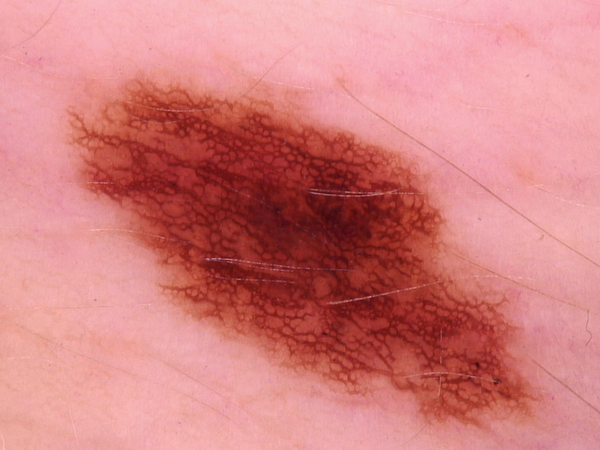
#> input picture Data/Raw/mole.jpg, 600 x 450 px, found by its file name
$ jupyter execute clusteringmultipleimages.ipynb   (shell and % lines are left out)
#> lines starting #> are read from the running program, lines starting #| are printed output that depends on the picture
**CLustering Multiple Images**

In the next step we are going to use this clustering technique to measure the surface area of dermatological features in a set of 3 images. This could be used as a technique to measure features in a large data set that are hard or tedious to quantify.

First we need to load and inspect the images in the same way we did in the previous exercise

[cell 1]
from PIL import Image
import numpy as np
from skimage import io
import matplotlib.pyplot as plt

#image 1
img1  = Image.open("C:/Users/bo24669/OneDrive - University of Bristol/Documents/04. Research Advocate/Stretch/mole.jpg") #make sure to specify your own working directory
#> img1 is the input picture: PIL image 600x450 RGB; mean R, G, B 211.5, 128.1, 127.9
img1 = np.array(img1)
print('Image 1 shape is', img1.shape)
#| Image 1 shape is (450, 600, 3)
print("Image 1 size is", img1.size)
#| Image 1 size is 810000

io.imshow(img1)
plt.show()

#image 2
img2  = Image.open("C:/Users/bo24669/OneDrive - University of Bristol/Documents/04. Research Advocate/Stretch/mole2.jpg") #make sure to specify your own working directory
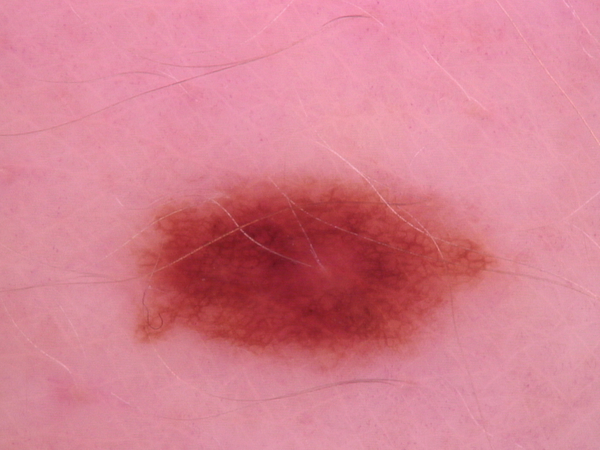
#> input picture Data/Raw/mole2.jpg, 600 x 450 px, found by its file name
#> img2 is the input picture: PIL image 600x450 RGB; mean R, G, B 214.4, 128.7, 144.5
img2 = np.array(img2)
print('Image 2 shape is', img2.shape)
#| Image 2 shape is (450, 600, 3)
print("Image 2 size is", img2.size)
#| Image 2 size is 810000

io.imshow(img2)
plt.show()

#image 3
img3  = Image.open("C:/Users/bo24669/OneDrive - University of Bristol/Documents/04. Research Advocate/Stretch/mole3.jpg") #make sure to specify your own working directory
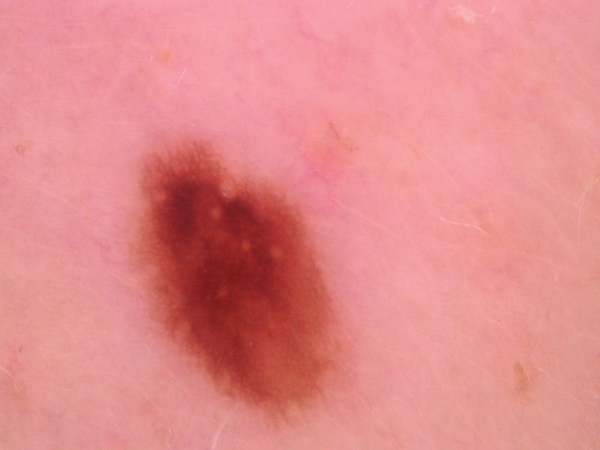
#> input picture Data/Raw/mole3.jpg, 600 x 450 px, found by its file name
#> img3 is the input picture: PIL image 600x450 RGB; mean R, G, B 226.6, 138.8, 139.8
img3 = np.array(img3)
print('Image 3 shape is', img3.shape)
#| Image 3 shape is (450, 600, 3)
print("Image 3 size is", img3.size)
#| Image 3 size is 810000

io.imshow(img3)
plt.show()

We also need to flatten them and convert into a pandas data frames

[cell 2]
from pandas import DataFrame
from matplotlib import colors

#image 1
img1 = np.array(img1, dtype=np.float64) / 255  # Scale values
#> img1: shape (450, 600, 3) float64
w, h, d = original_shape = tuple(img1.shape)  # Get the current shape
#> w = 450; h = 600; d = 3; original_shape = (450, 600, 3)
img1_array = np.reshape(img1, (w * h, d))  # Reshape to to 2D

pixels1 = DataFrame(img1_array, columns=["Red", "Green", "Blue"]) #convert to pandas
#> pixels1 = table of 270000 rows and 3 columns
pixels1["colour"] = [colors.to_hex(p) for p in img1_array] #add colours column
print(pixels1)
#> (printed output is left out)

#image 2
img2 = np.array(img2, dtype=np.float64) / 255  # Scale values
#> img2: shape (450, 600, 3) float64
w, h, d = original_shape = tuple(img2.shape)  # Get the current shape
img2_array = np.reshape(img2, (w * h, d))  # Reshape to to 2D

pixels2 = DataFrame(img2_array, columns=["Red", "Green", "Blue"]) #convert to pandas
#> pixels2 = table of 270000 rows and 3 columns
pixels2["colour"] = [colors.to_hex(p) for p in img2_array] #add colours column
print(pixels2)
#> (printed output is left out)

#image 3
img3 = np.array(img3, dtype=np.float64) / 255  # Scale values
#> img3: shape (450, 600, 3) float64
w, h, d = original_shape = tuple(img3.shape)  # Get the current shape
img3_array = np.reshape(img3, (w * h, d))  # Reshape to to 2D

pixels3 = DataFrame(img3_array, columns=["Red", "Green", "Blue"]) #convert to pandas
#> pixels3 = table of 270000 rows and 3 columns
pixels3["colour"] = [colors.to_hex(p) for p in img3_array] #add colours column
print(pixels3)
#> (printed output is left out)

**Exercise**: At the moment we are loading and editing each image seperately - this can be time consuming with large data sets. How can we make this process faster?

*Answer*: use a loop - incldue example of a for loop

To run the clustering on a set of images we need to stack the data frames into one. We will add a new column to indicate which image the data came from.

[cell 3]
#first we need to add a new column to our data sets to indicate which image they came from
import pandas as pd

pixels1['image'] = '1'
pixels2['image'] = '2'
pixels3['image'] = '3'

pixels = pd.concat([pixels1, pixels2, pixels3], ignore_index = True, axis = 0) #axis 0 indicates stacking verticallu
#> pixels = table of 810000 rows and 5 columns

print(pixels)
#> (printed output is left out)

**Exercise** Explore the data in the same was as the previous exercise. Do you notice anything from the correlations?

We can now run K-means clustering in the same way as before. First by sampling a subset of pixels and assign our cluster centres. In order to compare the size of the dermatological features across the images, we want to measure the pixels that are and aren't dark space. We could try to use 2 clusters for this.

[cell 4]
pixels_sample = pixels.sample(frac=0.05) #look at 5% of the data
#> pixels_sample = table of 40500 rows and 5 columns

from sklearn.cluster import KMeans

kmeans = KMeans(n_clusters=2, n_init="auto").fit(pixels_sample[["Red", "Green", "Blue"]])
plt.imshow([kmeans.cluster_centers_])
plt.show()
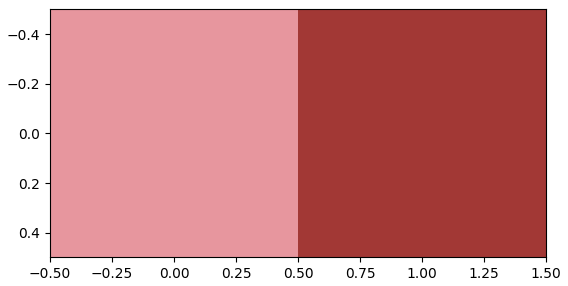
#> figure drawn by matplotlib, 1 panel

In the same way as before see how it looks compared to the original image. Does two clusters sufficiently define the dark areas. **NOTE** *Could make this an exercise?*

We can now run our clustering with our whole data set.

[cell 5]
labels = kmeans.predict(pixels[["Red", "Green", "Blue"]])
labels

Now we have used the clustering algorithm to cluster pixels into dark and light areas, we can manipulate our data frame to compare the size of the features in the images.

First we want to add the clustering array to the pandas data frame

[cell 6]
#add the clustering array as a new column

pixels['cluster'] = labels.tolist()
print(pixels)
#> (printed output is left out)

We can then plot the amount of dark space for each image

[cell 7]
# Filter only rows where cluster == 0
pixels_fil = pixels[pixels["cluster"] == 1]
#> pixels_fil = table of 162723 rows and 6 columns

# Count occurrences of cluster 0 per image
dark_counts= pixels_fil["image"].value_counts()

# Plot the bar chart
plt.figure(figsize=(8, 5))
dark_counts.plot(kind="bar")
plt.show()
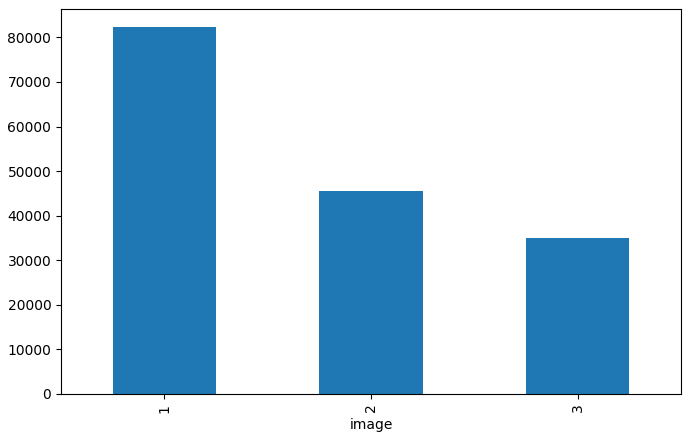
#> figure drawn by matplotlib, 1 panel; tallest bar 82246 high, from x = -0.25 to 0.25
